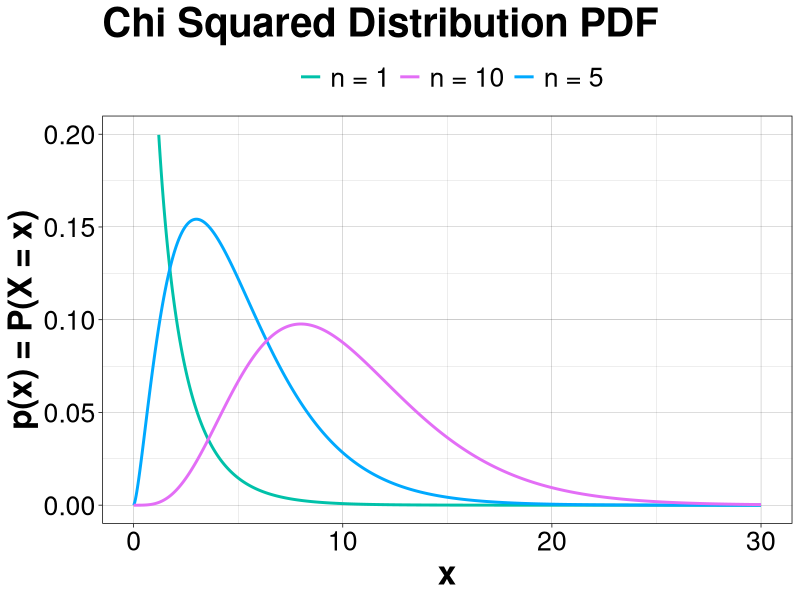
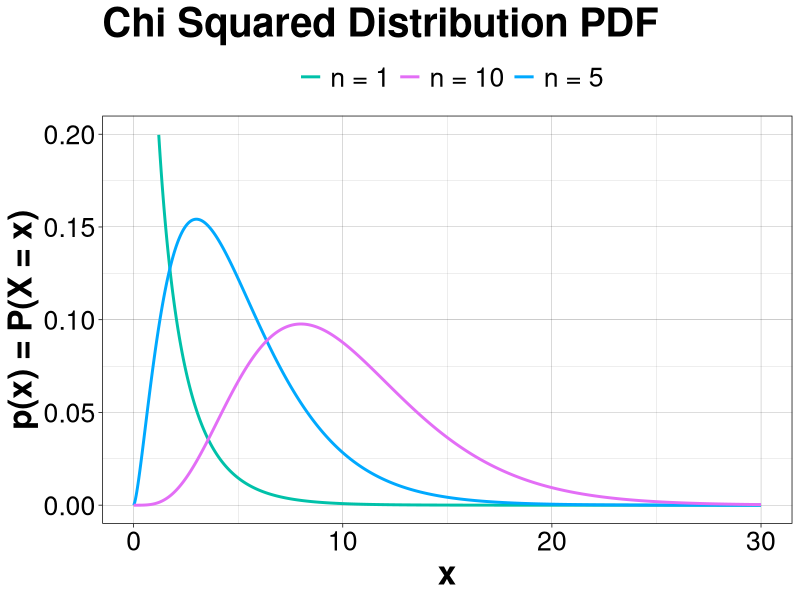
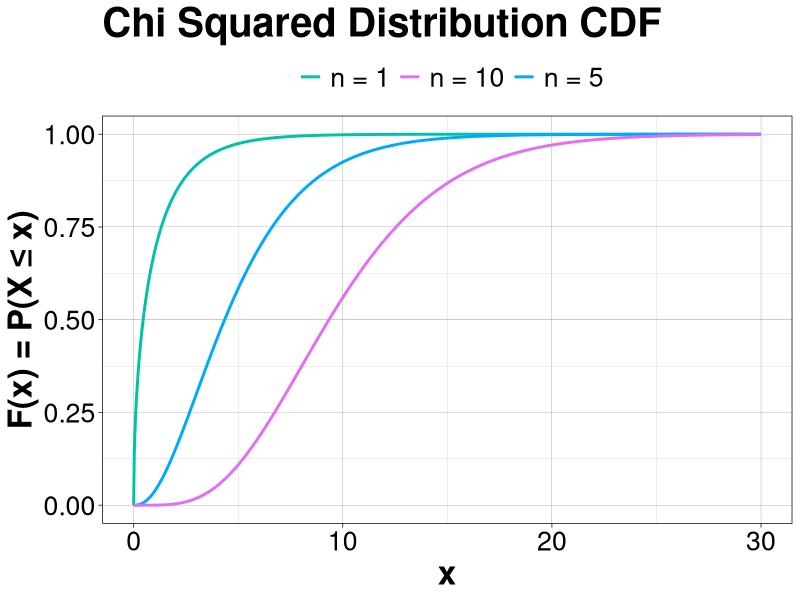
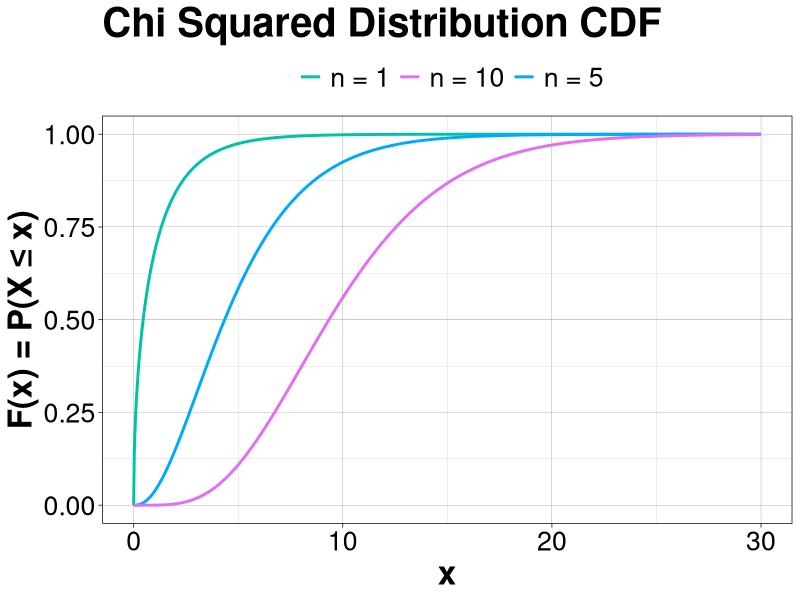

Write the R code that produced these figures, in order.
library(ggplot2)
library(svglite)

svglite("chisquared_PDF.svg")
ggplot() +
xlim(0, 30) +
ylim(0, 0.2) +
geom_function(aes(color = "n = 1"), n = 1000, linewidth = 1,
              fun = dchisq, args = list(df = 1)) +
geom_function(aes(color = "n = 5"), n = 1000, linewidth = 1,
              fun = dchisq, args = list(df = 5)) +
geom_function(aes(color = "n = 10"), n = 1000, linewidth = 1,
              fun = dchisq, args = list(df = 10)) +
labs(x = "x", y = "p(x) = P(X = x)",
     title = "Chi Squared Distribution PDF") +
theme_linedraw() +
theme(text = element_text(size = 24),
      title = element_text(face = "bold"),
      legend.position = "top") +
scale_color_manual(name = "",
                   values = c("n = 1" = "#00C1A9",
                              "n = 5" = "#00A9FF",
                              "n = 10" = "#E36EF6"))
ggsave("chisquared_PDF.svg", units = "cm")

svglite("chisquared_CDF.svg")
ggplot() +
xlim(0, 30) +
geom_function(aes(color = "n = 1"), n = 1000, linewidth = 1,
              fun = pchisq, args = list(df = 1)) +
geom_function(aes(color = "n = 5"), n = 1000, linewidth = 1,
              fun = pchisq, args = list(df = 5)) +
geom_function(aes(color = "n = 10"), n = 1000, linewidth = 1,
              fun = pchisq, args = list(df = 10)) +
labs(x = "x", y = "F(x) = P(X ≤ x)",
     title = "Chi Squared Distribution CDF") +
theme_linedraw() +
theme(text = element_text(size = 24),
      title = element_text(face = "bold"),
      legend.position = "top") +
scale_color_manual(name = "",
                   values = c("n = 1" = "#00C1A9",
                              "n = 5" = "#00A9FF",
                              "n = 10" = "#E36EF6"))
ggsave("chisquared_CDF.svg", units = "cm")
